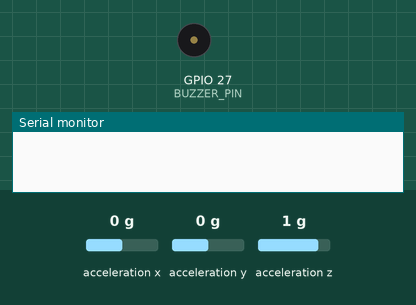
A sketch run on a simulated ESP32. Parts: buzzer (waves = sounding), the last lines printed to the serial monitor. Wiring (inferred from the names in the program): MPU-6050 motion sensor at I2C address 0x68; MPU-6050 motion sensor at I2C address 0x69. The test bench sets the inputs (shaded band); at power-on: acceleration x 0 g, acceleration y 0 g, acceleration z 1 g. WiFi joins after 1.5 s; servers stay silent unless stated; web services answer with replies made up by the test bench.

Above: at 0.0 s.
At 7.9 s:
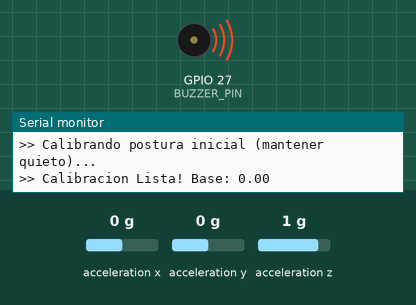
Timing chart, 0 to 9.8 s (numbered marks = the images above):
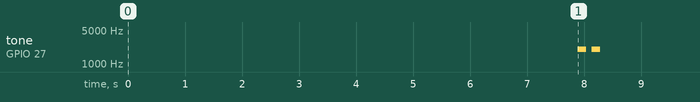

The sketch:

main.ino
```cpp
// ============================================================
// ESP32 DEVKIT + 2 MPU-6050 + BUZZER PASIVO + THINGSPEAK
// ACUMULADOR DE EVENTOS Y TIEMPO
// ============================================================

#include <Wire.h>
#include <WiFi.h>
#include <HTTPClient.h>

// ================= RED Y NUBE ===============================
const char* ssid     = "Hotspot UAI";           // ⚠️ CORRIGE EL NOMBRE EXACTO
const char* password = "12345678";
String apiKey        = "D1Q1RJZZDHYEGBID";

unsigned long ultimoEnvioTS = 0;
const unsigned long INTERVALO_TS = 20000;

// ================= PINES Y DIRECCIONES ======================
const int SDA_PIN = 21;
const int SCL_PIN = 22;

const byte MPU1_ADDR = 0x68;
const byte MPU2_ADDR = 0x69;

const int BUZZER_PIN = 27;          // ✅ Cambiado de 12 a 27
const int FRECUENCIA_BUZZER = 2000;

// ================= LÓGICA DE POSTURA Y MÉTRICAS =============
const float LIMITE_PELIGRO = 8.0;
const float LIMITE_SEGURO  = 4.0;

float pitch1 = 0.0;
float pitch2 = 0.0;
float diferenciaBase     = 0.0;
float curvaturaFiltrada  = 0.0;

bool posturaMala   = false;
bool alarmaActiva  = false;
unsigned long inicioMalaPostura = 0;
const unsigned long TIEMPO_ALERTA = 5000;

int contadorEventos                  = 0;
unsigned long tiempoTotalMalaPostura = 0;
unsigned long inicioEventoActual     = 0;
bool registrandoEvento       = false;
bool huboAlarmaEnIntervalo   = false;  // ✅ Nueva variable para ThingSpeak

// ================= FUNCIONES MPU ============================
bool despertarMPU(byte direccion) {
  Wire.beginTransmission(direccion);
  Wire.write(0x6B);
  Wire.write(0x00);
  return Wire.endTransmission() == 0;
}

bool configurarMPU(byte direccion) {
  Wire.beginTransmission(direccion);
  Wire.write(0x1C);
  Wire.write(0x00);
  return Wire.endTransmission() == 0;
}

int16_t leer16(byte direccion, byte registro) {
  Wire.beginTransmission(direccion);
  Wire.write(registro);
  Wire.endTransmission(false);
  Wire.requestFrom(direccion, (byte)2);
  if (Wire.available() < 2) return 0;
  return Wire.read() << 8 | Wire.read();
}

float leerPitchMPU(byte direccion) {
  int16_t axRaw = leer16(direccion, 0x3B);
  int16_t ayRaw = leer16(direccion, 0x3D);
  int16_t azRaw = leer16(direccion, 0x3F);

  float ax = axRaw / 16384.0;
  float ay = ayRaw / 16384.0;
  float az = azRaw / 16384.0;

  return atan2(ax, sqrt(ay * ay + az * az)) * 180.0 / PI;
}

bool existeI2C(byte direccion) {
  Wire.beginTransmission(direccion);
  return Wire.endTransmission() == 0;
}

void calibrarPosturaInicial() {
  Serial.println(">> Calibrando postura inicial (mantener quieto)...");
  float sumaDiferencias = 0.0;
  int muestras = 100;

  for (int i = 0; i < muestras; i++) {
    float p1 = leerPitchMPU(MPU1_ADDR);
    float p2 = leerPitchMPU(MPU2_ADDR);
    sumaDiferencias += (p1 - p2);
    delay(30);
  }

  diferenciaBase         = sumaDiferencias / muestras;
  curvaturaFiltrada      = 0.0;
  alarmaActiva           = false;
  posturaMala            = false;
  contadorEventos        = 0;
  tiempoTotalMalaPostura = 0;
  registrandoEvento      = false;
  huboAlarmaEnIntervalo  = false;

  Serial.println(">> Calibracion Lista! Base: " + String(diferenciaBase));

  tone(BUZZER_PIN, FRECUENCIA_BUZZER); delay(150); noTone(BUZZER_PIN); delay(100);
  tone(BUZZER_PIN, FRECUENCIA_BUZZER); delay(150); noTone(BUZZER_PIN);
}

// ================= ENVÍO A THINGSPEAK =======================
void enviarDatosThingSpeak(float curvatura, int estado, int eventos, float tiempoSegundos) {
  if (WiFi.status() == WL_CONNECTED) {
    HTTPClient http;
    String url = "http://api.thingspeak.com/update?api_key=" + apiKey +
                 "&field1=" + String(curvatura) +
                 "&field2=" + String(estado) +
                 "&field3=" + String(eventos) +
                 "&field4=" + String(tiempoSegundos);

    http.begin(url);
    int httpCode = http.GET();
    if (httpCode > 0) {
      Serial.println(">> TS OK | Curvatura: " + String(curvatura) +
                     " | Alarma intervalo: " + String(estado) +
                     " | Eventos: " + String(eventos) +
                     " | Tiempo(s): " + String(tiempoSegundos));
    } else {
      Serial.println(">> Error HTTP: " + String(httpCode));
    }
    http.end();
  } else {
    Serial.println(">> Sin WiFi - dato no enviado");
  }
}

// ================= SETUP ====================================
void setup() {
  Serial.begin(115200);
  delay(2000);
  Serial.println("\n=== SISTEMA DE POSTURA INICIANDO ===");

  pinMode(BUZZER_PIN, OUTPUT);
  noTone(BUZZER_PIN);

  // --- Conexión WiFi ---
  Serial.print(">> Conectando a WiFi: ");
  Serial.println(ssid);
  WiFi.disconnect(true);
  delay(1000);
  WiFi.begin(ssid, password);

  int intentos = 0;
  while (WiFi.status() != WL_CONNECTED && intentos < 20) {
    delay(500);
    Serial.print(".");
    intentos++;
  }

  if (WiFi.status() == WL_CONNECTED) {
    Serial.println("\n>> WiFi Conectado! IP: " + WiFi.localIP().toString());
  } else {
    Serial.println("\n>> WiFi FALLIDO - continuando sin red.");
    Serial.print(">> Codigo de error: ");
    Serial.println(WiFi.status());
  }

  // --- Iniciar I2C y verificar MPUs ---
  Wire.begin(SDA_PIN, SCL_PIN);
  delay(100);

  Serial.println(">> Buscando MPUs...");
  if (!existeI2C(MPU1_ADDR)) {
    Serial.println(">> ERROR: MPU1 (0x68) no encontrado!");
  } else {
    Serial.println(">> MPU1 OK");
  }
  if (!existeI2C(MPU2_ADDR)) {
    Serial.println(">> ERROR: MPU2 (0x69) no encontrado!");
  } else {
    Serial.println(">> MPU2 OK");
  }

  if (!existeI2C(MPU1_ADDR) || !existeI2C(MPU2_ADDR)) {
    Serial.println(">> Sistema detenido por error en MPUs.");
    while (1) {
      tone(BUZZER_PIN, 1000); delay(200);
      noTone(BUZZER_PIN);     delay(700);
    }
  }

  despertarMPU(MPU1_ADDR);  despertarMPU(MPU2_ADDR);
  configurarMPU(MPU1_ADDR); configurarMPU(MPU2_ADDR);

  calibrarPosturaInicial();
  Serial.println("=== SISTEMA LISTO ===\n");
}

// ================= LOOP =====================================
void loop() {
  pitch1 = leerPitchMPU(MPU1_ADDR);
  pitch2 = leerPitchMPU(MPU2_ADDR);

  float diferenciaActual = pitch1 - pitch2;
  float curvatura        = abs(diferenciaActual - diferenciaBase);
  curvaturaFiltrada      = 0.85 * curvaturaFiltrada + 0.15 * curvatura;

  Serial.print("Curvatura: "); Serial.print(curvaturaFiltrada);
  Serial.print(" | posturaMala: "); Serial.print(posturaMala);
  Serial.print(" | alarmaActiva: "); Serial.println(alarmaActiva);

  // --- Lógica de postura ---
  if (curvaturaFiltrada >= LIMITE_PELIGRO) {
    if (!posturaMala) {
      posturaMala = true;
      inicioMalaPostura = millis();
    } else if (millis() - inicioMalaPostura >= TIEMPO_ALERTA) {
      if (!alarmaActiva) {
        alarmaActiva          = true;
        huboAlarmaEnIntervalo = true;  // ✅ Registra que hubo alarma
        contadorEventos++;
        inicioEventoActual = millis();
        registrandoEvento  = true;
        Serial.println(">> ALARMA ACTIVADA - Evento #" + String(contadorEventos));
      }
    }
  }

  if (curvaturaFiltrada <= LIMITE_SEGURO) {
    posturaMala = false;
    if (alarmaActiva) {
      alarmaActiva = false;
      if (registrandoEvento) {
        tiempoTotalMalaPostura += (millis() - inicioEventoActual);
        registrandoEvento = false;
        Serial.println(">> Postura corregida. Tiempo acumulado: " +
                       String(tiempoTotalMalaPostura / 1000.0) + "s");
      }
    }
  }

  // --- Control Buzzer ---
  if (alarmaActiva) {
    tone(BUZZER_PIN, FRECUENCIA_BUZZER);
  } else {
    noTone(BUZZER_PIN);
  }

  // --- Envío a ThingSpeak cada 20 segundos ---
  if (millis() - ultimoEnvioTS >= INTERVALO_TS) {
    unsigned long tiempoAEnviar = tiempoTotalMalaPostura;
    if (registrandoEvento) {
      tiempoAEnviar += (millis() - inicioEventoActual);
    }
    float tiempoSegundos = tiempoAEnviar / 1000.0;

    // ✅ Envía si hubo alarma en el intervalo, no solo si está activa ahora
    enviarDatosThingSpeak(curvaturaFiltrada, huboAlarmaEnIntervalo ? 1 : 0,
                          contadorEventos, tiempoSegundos);

    huboAlarmaEnIntervalo = false;  // ✅ Reset para el siguiente intervalo
    ultimoEnvioTS = millis();
  }

  delay(100);
}
```
